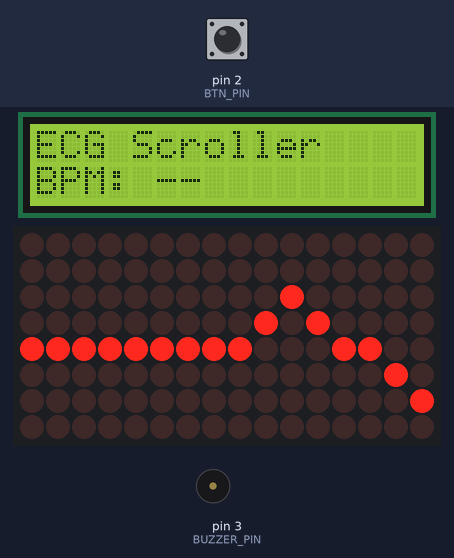
A sketch run on a simulated Arduino Uno, built with avr-gcc and run on an emulated ATmega328P. On the bench: 16×2 character LCD, 16×8 LED matrix, buzzer (waves = sounding). The test bench sets the inputs (shaded band); at power-on: pin 2 (BTN_PIN) HIGH.

Above: at 1.2 s.
1.3 s: pin 2 (BTN_PIN) pulled LOW for 0.15 s
At 1.3 s:
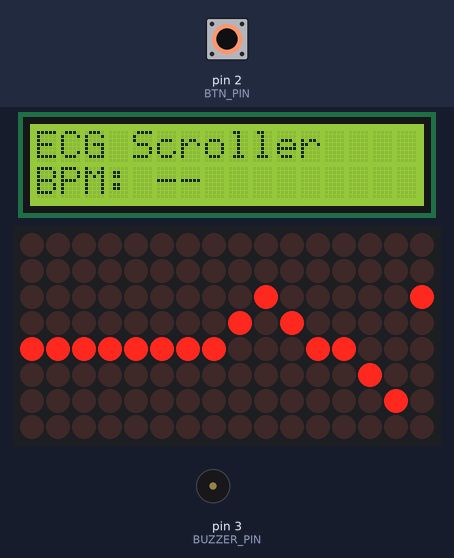
2.9 s: pin 2 (BTN_PIN) pulled LOW for 1 s
At 4.02 s:
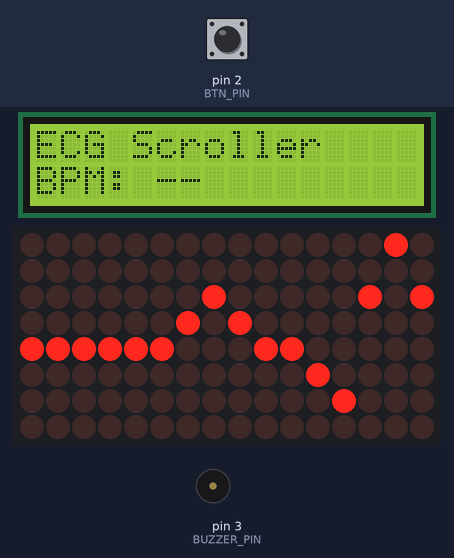
4.5 s: pin 2 (BTN_PIN) pulled LOW for 3.2 s
At 4.5 s:
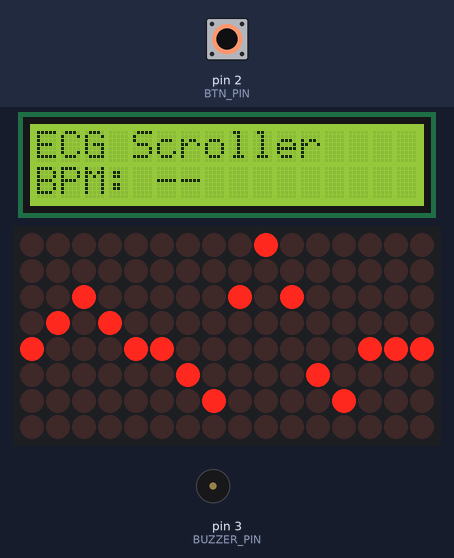
9.2 s: pin 2 (BTN_PIN) pulled LOW for 0.15 s
At 9.42 s:
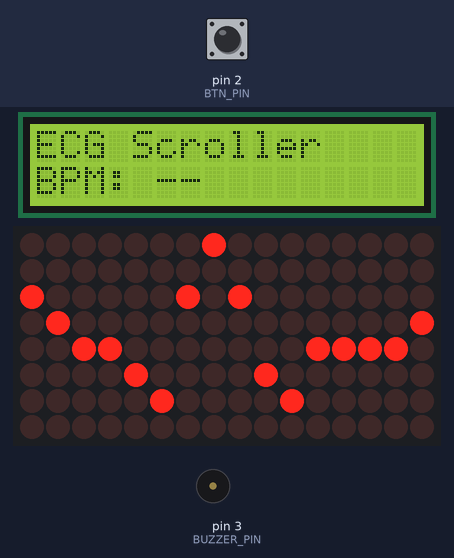
Timing chart, 0 to 12.7 s (numbered marks = the images above; inputs shaded):
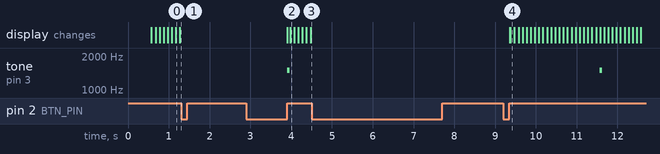

Measured:
- after the input at 1.3 s, tone on pin 3 (BUZZER_PIN): stays silent (without the input it goes to 1500 Hz after 0.07 s)
- after the input at 2.9 s, tone on pin 3 (BUZZER_PIN): silent → 1500 Hz after 1.0 s, → silent 0.06 s later; the display: first changes after 1.0 s (image 2 shows a later state)
- after the input at 4.5 s, tone on pin 3 (BUZZER_PIN): stays silent (without the input it goes to 1500 Hz after 2.4 s)
- after the input at 9.2 s, tone on pin 3 (BUZZER_PIN): silent → 1500 Hz after 2.4 s, → silent 0.06 s later; the display: first changes after 0.16 s (image 4 shows a later state)

The sketch:

ECG_scroller_push_button_interrupt.ino
```cpp
#include <LedControl.h>
#include <LiquidCrystal.h>
#include <avr/interrupt.h>

/* pin assignments */
#define DIN_PIN     12      // MAX7219 DIN
#define CLK_PIN     11      // MAX7219 CLK
#define CS_PIN      10      // MAX7219 LOAD / CS
#define BUZZER_PIN   3      // active buzzer
#define BTN_PIN      2      // pause / resume push-button

/* LCD (RS,E,D4,D5,D6,D7) */
LiquidCrystal lcd(9, 8, 7, 6, 5, 4);

/* LED matrices via MAX7219 */
const uint8_t NUM_MTX = 2;
const uint8_t COLS_TOT = 8 * NUM_MTX;
LedControl lc(DIN_PIN, CLK_PIN, CS_PIN, NUM_MTX);

/* ECG waveform (0 = R-peak) */
const uint8_t ecgPQRST[] = {
  4,4,4,4,4, 3,2,3,4,
  4,5,6,2,0,2,
  5,6,4,4,4,4,
  3,2,3,4,4, 4,4,4,4
};
const uint16_t SIGNAL_LEN = sizeof(ecgPQRST);

/* runtime variables */
uint8_t  frame[COLS_TOT];
uint16_t ecgIndex    = 0;
bool     running     = true;

uint8_t  beatCounter = 0;
uint16_t bpm         = 0;
unsigned long lastBpmMs = 0;

/* push-button debounce */
bool lastBtnState      = HIGH;
unsigned long lastDebounce = 0;
const unsigned long DEBOUNCE_MS = 50;

/* Timer-1 flag  */
volatile bool refreshNeeded = false;

/* Timer-1 ISR: sets refresh flag every 100 ms */
ISR(TIMER1_COMPA_vect) { refreshNeeded = true; }

/* configure Timer-1 in CTC @ 10 Hz */
void startTimer(uint16_t ocrVal = 6249)           // 6249 → 10 Hz
{
  cli();
  TCCR1A = 0;
  TCCR1B = 0;
  TCNT1  = 0;
  OCR1A  = ocrVal;
  TCCR1B |= (1 << WGM12);                         // CTC mode
  TCCR1B |= (1 << CS12);                          // prescaler 256
  TIMSK1 |= (1 << OCIE1A);                        // enable ISR
  sei();
}

/* setup */
void setup()
{
  lcd.begin(16, 2);
  lcd.print("ECG Scroller");
  lcd.setCursor(0, 1);
  lcd.print("BPM: --");

  for (uint8_t i = 0; i < NUM_MTX; ++i) {
    lc.shutdown(i, false);
    lc.setIntensity(i, 8);
    lc.clearDisplay(i);
  }
  for (uint8_t i = 0; i < COLS_TOT; ++i) frame[i] = 4;

  pinMode(BUZZER_PIN, OUTPUT);
  digitalWrite(BUZZER_PIN, LOW);

  pinMode(BTN_PIN, INPUT_PULLUP);                 // internal pull-up
  startTimer();                                   // start 10 Hz interrupt
}

/* loop */
void loop()
{
  /* debounce push-button */
  bool reading = digitalRead(BTN_PIN);
  if (reading != lastBtnState) {
    lastDebounce = millis();
    lastBtnState = reading;
  }
  if (reading == LOW && (millis() - lastDebounce) > DEBOUNCE_MS) {
    running = !running;                           // toggle on press
    while (digitalRead(BTN_PIN) == LOW);          // wait for release
  }

  /* ---- refresh when ISR sets the flag ---- */
  if (running && refreshNeeded) {
    refreshNeeded = false;
    updateFrame();
    drawFrame();
  }
}

/* update ECG frame & BPM */
void updateFrame()
{
  static bool lastWasR = false;

  /* shift left */
  for (uint8_t i = 0; i < COLS_TOT - 1; ++i) frame[i] = frame[i + 1];

  /* new sample */
  uint8_t y = ecgPQRST[ecgIndex++];
  frame[COLS_TOT - 1] = y;

  /* beep on R-peak */
  if (y == 0 && !lastWasR) {
    tone(BUZZER_PIN, 1500, 60);
    ++beatCounter;
    lastWasR = true;
  } else if (y != 0) lastWasR = false;

  /* loop signal */
  if (ecgIndex >= SIGNAL_LEN) ecgIndex = 0;

  /* BPM every 10 s */
  unsigned long now = millis();
  if (now - lastBpmMs >= 10000) {
    bpm = beatCounter * 6;
    beatCounter = 0;
    lastBpmMs = now;
    lcd.setCursor(0, 1);
    lcd.print("BPM: ");
    lcd.print(bpm);
    lcd.print("   ");
  }
}

/* draw on both 8×8 matrices */
void drawFrame()
{
  for (uint8_t m = 0; m < NUM_MTX; ++m) lc.clearDisplay(m);

  for (uint8_t c = 0; c < 8; ++c) {
    lc.setLed(0, frame[c]     , c, true);         // first matrix
    lc.setLed(1, frame[c + 8] , c, true);         // second matrix
  }
}
```
